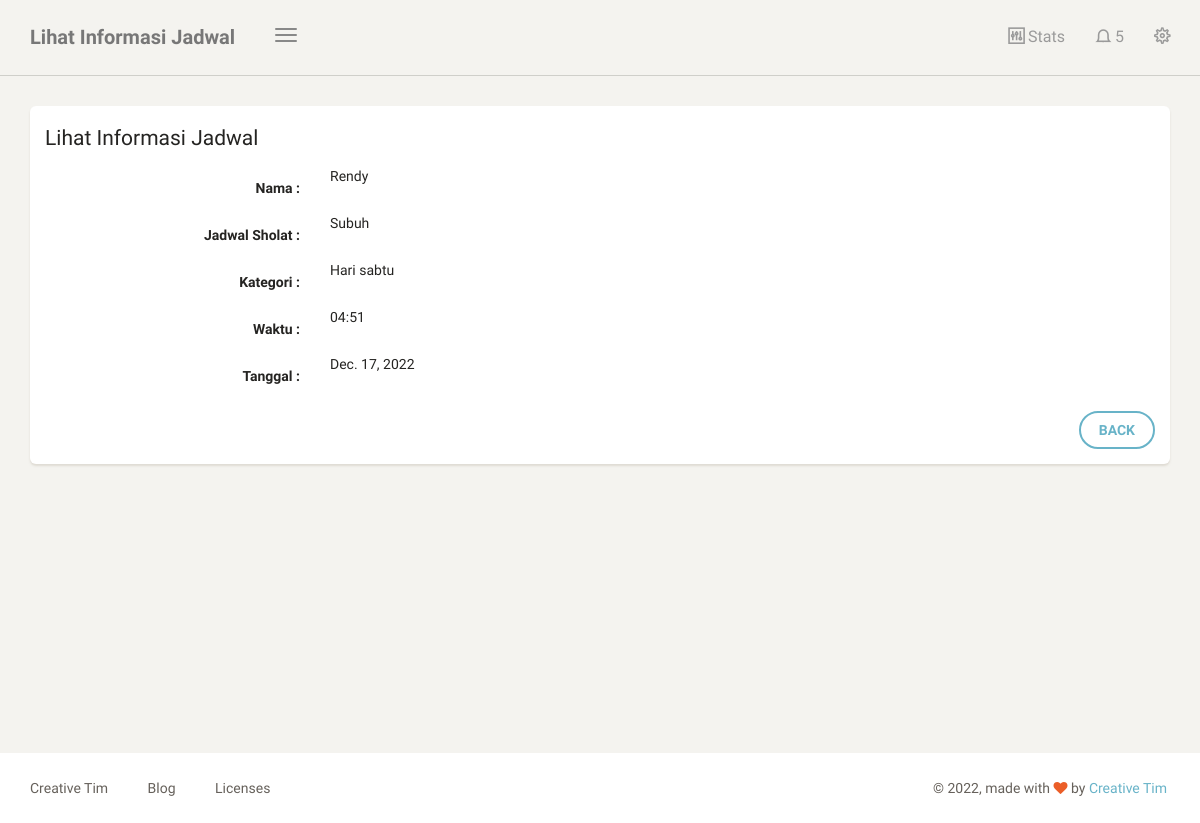
Screenshot of /dashboard/Jadwal/lihat/34 (signed in) with the database file from the repository.
### blog/models.py (models this page shows, shortened)
class JadwalSholat(models.Model):
    nama = models.CharField(max_length=100, blank=True, null=True)
    jadwal = models.CharField(max_length=100, blank=True, null=True)
    kategori = models.ForeignKey(Kategori, on_delete=models.CASCADE, blank=True, null=True )
    waktu = models.CharField(max_length=30, blank=True, null=True)
    tanggal = models.DateField(True, blank=True, null=True)
    class Meta:
        ordering = ['-tanggal']
        verbose_name_plural = "JadwalSholat"

class Kategori(models.Model):
    nama = models.CharField(max_length=20)
    def __str__(self):
        return self.nama
    class Meta:
        verbose_name_plural = "Kategori"

### blog/views.py (the view)
# urls.py: path('Jadwal/lihat/<str:id>',lihat_jadwal, name='lihat_jadwal'),
@login_required
def lihat_jadwal(request, id):
    template_name = "back/lihat_artikel.html"
    jadwalsholat = JadwalSholat.objects.get(id=id)
    context = {
        'title' : 'Lihat Informasi Jadwal',
        'jadwalsholat' : jadwalsholat,
    }
    return render(request, template_name, context)

### templates/back/lihat_artikel.html (shortened to what this page needs)
{% extends 'back/base.html' %}
{% block content %}
<div class="content">
            <div class="col-md-12">
                <div class="card">
                    <form class="form-horizontal" method="POST">
                        <div class="card-header">
                            <h4 class="card-title">
                                {{ title }}
                            </h4>
                        </div>
                        <div class="card-content">
                            <div class="form-group">
                                <label class="col-md-3 control-label">Nama :</label>
                                <div class="col-md-9">
                                   {{ jadwalsholat.nama }}
                                </div>
                            </div>
                            <div class="form-group">
                                <label class="col-md-3 control-label">Jadwal Sholat :</label>
                                <div class="col-md-9">
                                    {{ jadwalsholat.jadwal }}
                                </div>
                            </div>
                            <div class="form-group">
                                <label class="col-md-3 control-label">Kategori :</label>
                                <div class="col-md-9">
                                    {{ jadwalsholat.kategori }}
                                </div>
                            </div>
                            <div class="form-group">
                                <label class="col-md-3 control-label">Waktu :</label>
                                <div class="col-md-9">
                                    {{ jadwalsholat.waktu }}
                                </div>
                            </div>
                            <div class="form-group">
                                <label class="col-md-3 control-label">Tanggal :</label>
                                <div class="col-md-9">
                                    {{ jadwalsholat.tanggal }}
                                </div>
                            </div>
                        </div>
                        <div class="card-footer text-right">
                            <div class="form-group">
                                <label class="col-md-3"></label>
                                <div class="col-md-9">
                                    <a class="btn btn-info" href="{% url 'tabel_artikel' %}">BACK</a>
                                </div>
                            </div>
                        </div>
                    </form>
                </div>
            </div>
        </div>
    </div>
{% endblock content %}

### rows the page displays
JadwalSholat: nama "Rendy", jadwal "Subuh", kategori "Hari sabtu", waktu "04:51", tanggal "Dec. 17, 2022"

### other values shown
{{ title }} "Lihat Informasi Jadwal"
